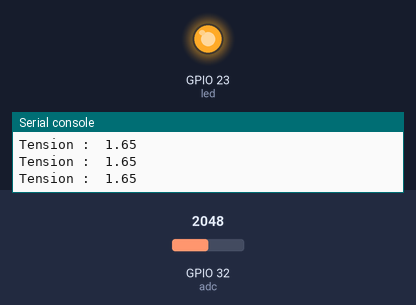
The program below on a simulated ESP32 board running MicroPython. Parts: output pins drawn as LEDs (lit = HIGH), the last lines printed to the serial console. Inputs (shaded band) come from the test bench; at power-on: GPIO 32 (adc) = 2048 (analog values on the 0–4095 scale).

Above: at 1.2 s.
1.3 s: GPIO 32 (adc) set to 2444
2.8 s: GPIO 32 (adc) set to 2521
At 3.7 s:
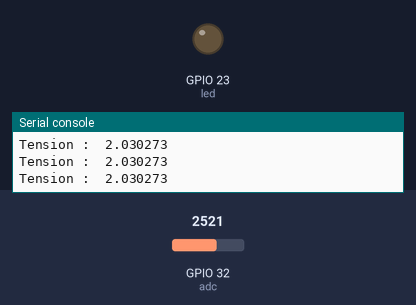
4.3 s: GPIO 32 (adc) set to 2047
At 5.0 s:
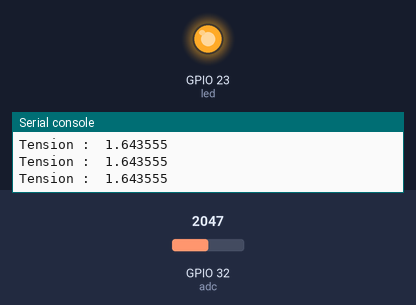
5.8 s: GPIO 32 (adc) set to 2866
At 6.3 s:
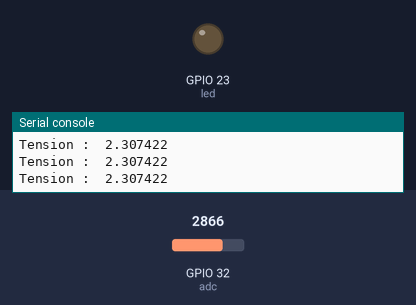
Timing chart, 0 to 8.3 s (numbered marks = the images above; inputs shaded):
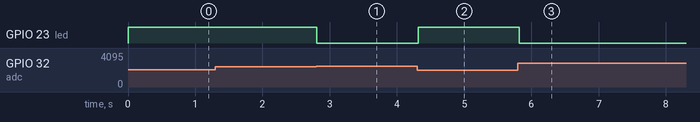

Measured:
- the behaviour switches between 2488 and 2489 on GPIO 32 (adc) (found by bisection; images 0 and 1)
- after the input at 2.8 s, GPIO 23 (led): HIGH → LOW at once
- after the input at 4.3 s, GPIO 23 (led): LOW → HIGH at once
- after the input at 5.8 s, GPIO 23 (led): HIGH → LOW at once

The program:

cellule-photo.py
```python
from machine import Pin, ADC
from time import sleep
from machine import Pin

adc = ADC(Pin(32))        # cree l'objet ADC, pour une entree analogique
adc.atten(ADC.ATTN_11DB)  # set 11dB input attenuation (range 0.0v - 3.6v)
adc.width(ADC.WIDTH_9BIT) # set 9 bit return values (returned range 0-511)
led = Pin(23, Pin.OUT)

for x in range(100):
    tension = adc.read()* 3.3 / 512       # calcul de la tension (9 bits)
    led.value(tension < 2.0)              # allume LED si tension < 2.0
    print("Tension : ", tension)
    sleep(.1)
```
